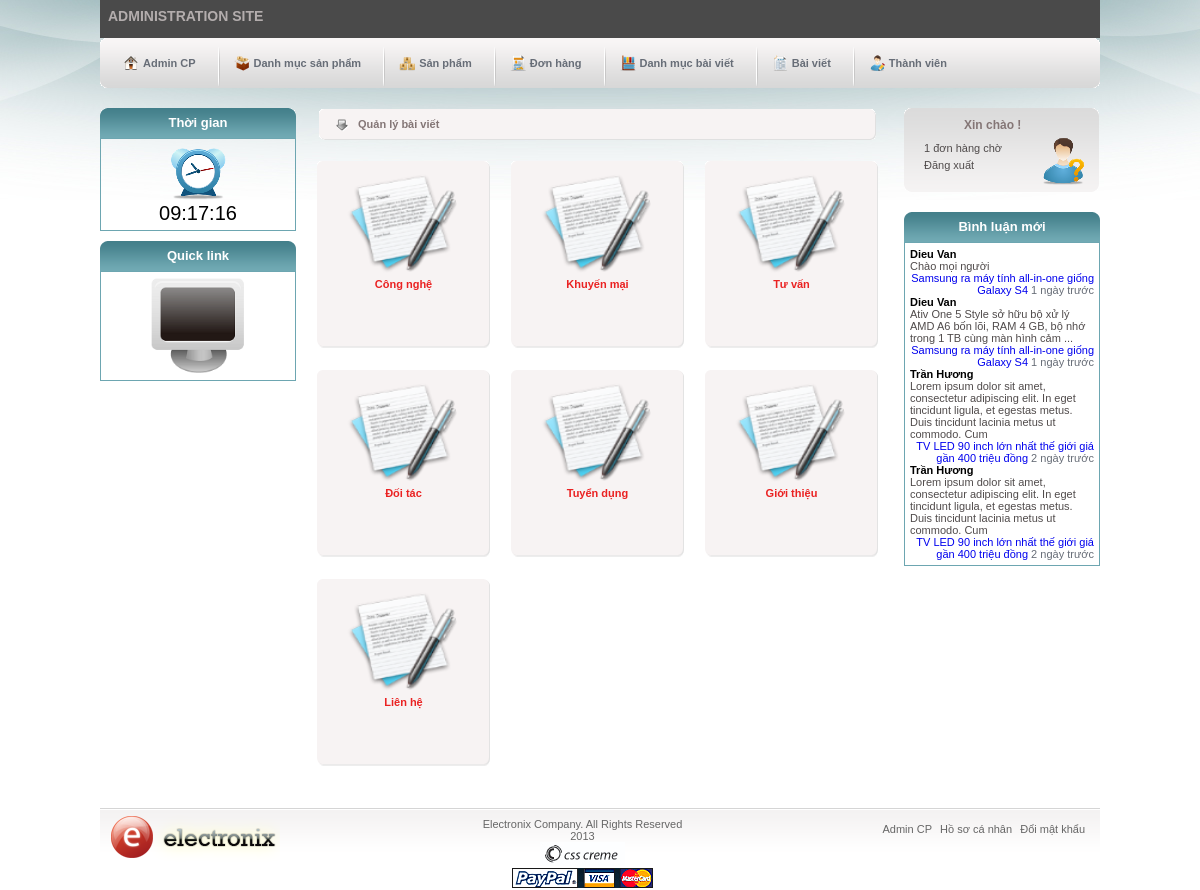
The page /admin/news.php (signed in) on the database as committed earlier.
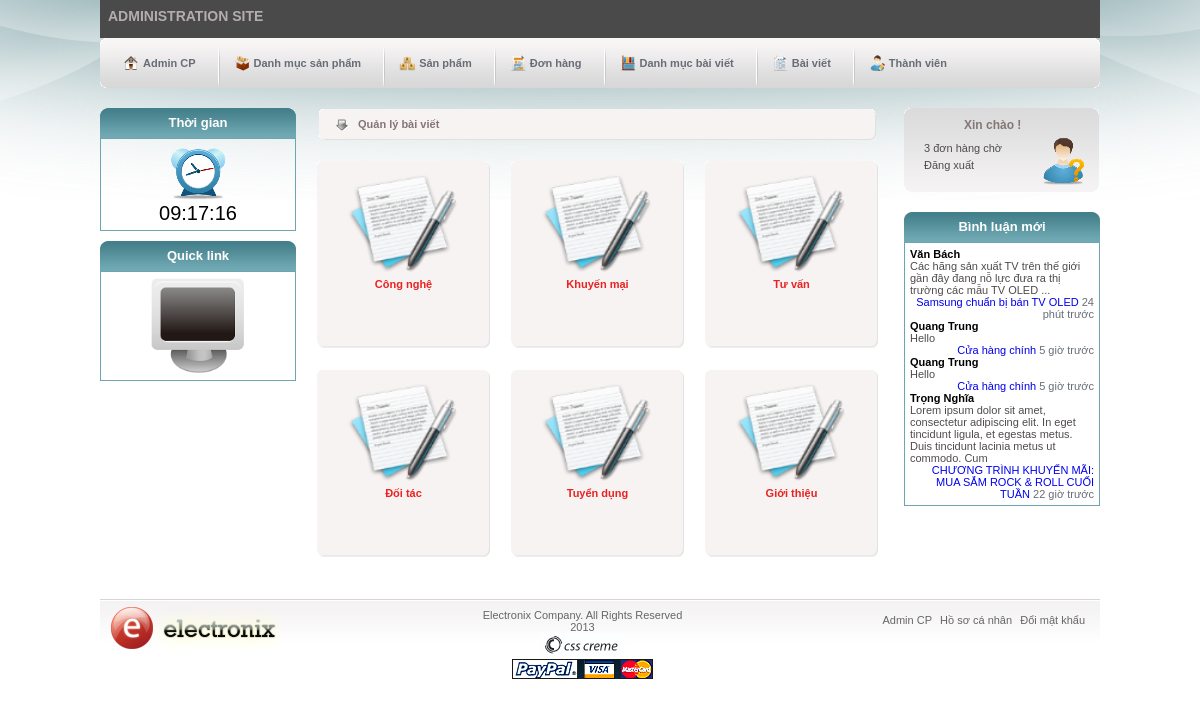
The same page on the database as committed later.
### tables this page shows
CREATE TABLE IF NOT EXISTS `n_categories` (
  `cat_id` int(11) NOT NULL AUTO_INCREMENT,
  `user_id` int(11) NOT NULL,
  `cat_name` varchar(100) NOT NULL,
  `position` tinyint(4) NOT NULL,
  PRIMARY KEY (`cat_id`)
);

### inc/functions.php (called while the page is built, shortened)
<?php
    function the_excerpt($text, $string = 400) {
        $sanitized = strip_tags($text);
        if(strlen($sanitized) > $string) {
            $cutString = substr($sanitized,0,$string);
            $words = substr($sanitized, 0, strrpos($cutString, ' '));
            return $words;
        } else {
            return $sanitized;
        }
    }
	function show_time($time) {
	    $s = strtotime("now") - strtotime($time);
	    if ($s <= 60) {
	        return 'Khoảng 1 phút trước';
	    } else {
	        $t = intval($s / 60);
	        if ($t >= 60) {
	            $t = intval($t / 60);
	            if ($t >= 24) {
	                $t = intval($t / 24);
	                if ($t >= 30) {
	                    $t = intval($t / 30);
	                    if ($t >= 12) {
	                        $t = intval($t / 12);
	                        return $t . ' năm trước';
	                    } else {
	                        return $t . ' tháng trước';
	                    }
	                } else {
	                    return $t . ' ngày trước';
	                }
	            } else {
	                return $t . ' giờ trước';
	            }
	        } else {
	            return $t . ' phút trước';
	        }
	    }
	}

### admin/news.php (the view, shortened to what this page needs)
<?php
	include('inc/header.php');
	require_once('../inc/functions.php');
	require_once('../inc/mysqli_connect.php');
	include('inc/first-sidebar.php');
?>
	<div id="main-content">
		<div class="title-content">
			<p>Quản lý bài viết</p>
		</div>
		<?php
    		$q = "SELECT cat_id, cat_name, position ";
    		$q .= " FROM n_categories ";
    		$q .= " ORDER BY position ASC";
    		$r = mysqli_query($dbc, $q);
    		while ($cats = mysqli_fetch_array($r, MYSQLI_ASSOC)) :
		?>
		<div class="product-box">
			<img src="../images/product_box_top.gif" alt="" class="top-prod-box" />
			<div class="cen-prod-box">
				<a href="<?php echo BASE_URL.'admin/view-news.php?ncid='.$cats['cat_id']?>"><img src="../images/news.png" alt=""></a>
				<h4><a href="<?php echo BASE_URL.'admin/view-news.php?ncid='.$cats['cat_id']?>"><?php echo $cats['cat_name']; ?></a></h4>
			</div>
			<img src="../images/product_box_bottom.gif" alt="" class="bot-prod-box" />
		</div>
		<?php endwhile; ?>
	</div>
<?php
	include('inc/second-sidebar.php');
	include('inc/footer.php');
?>

### admin/inc/second-sidebar.php (shortened to what this page needs)
	<?php
		$q = "SELECT COUNT(order_id) FROM orders WHERE status = 1";
		$r = mysqli_query($dbc,$q); confirm_query($r, $q);
		if (mysqli_num_rows($r) > 0) {
			list($record) = mysqli_fetch_array($r, MYSQLI_NUM);
			$msg = $record." đơn hàng chờ";
		} else {
			$msg = "0 đơn hàng chờ";
		}
	?>
	<div id="second-sidebar">
		<div id="shopping-cart" class="group">
			<h2><a href="../edit-profile.php">Xin chào <?php echo $_SESSION['last_name'];?>!</a></h2>
			<div id="cart-details">
				<a href="order.php" id="red"><?php echo $msg;?></a>
				<a href='logout.php'>Đăng xuất</a>
			</div>
			<a href="../edit-profile.php" data-tooltip="<?php echo $_SESSION['last_name'];?>" class="tool"><img src="../images/a_avatar.png" alt="Admin" /></a>
		</div>
		<div class='typical'>
			<h3>Bình luận mới</h3>
			<div class="box" id="boxnews">
			<?php
			$q = "SELECT p.page_name, c.page_id, c.author, c.comment, c.comment_date FROM comments AS c JOIN pages AS p USING(page_id) ORDER BY comment_date DESC LIMIT 4";
			$r = mysqli_query($dbc, $q);
				if (mysqli_num_rows($r) > 0) {
					while ($coms = mysqli_fetch_array($r, MYSQLI_ASSOC)) {
						if (strlen(strip_tags($coms['comment'])) > 400) {
							$comment = the_excerpt($coms['comment'], 150)." ...";
						} else {
							$comment = strip_tags($coms['comment']);
						}
						echo "
							<div>
								<h4 class='newstitle'><strong>{$coms['author']}</strong></h4>
								<p>".$comment."</p>
								<p class='date'><a href='../single.php?pnid={$coms['page_id']}'>{$coms['page_name']}</a>   ".show_time($coms['comment_date'])."</p>
							</div>
						";
					}
				}
			?>
			</div>
		</div>
	</div>
</div>

Rows that differ between the two databases and show on the page:
removed n_categories: cat_name "Liên hệ"
Other text that changed with them:
$msg: "1 đơn hàng chờ" → "3 đơn hàng chờ"
new list line: "Văn Bách Các hãng sản xuất TV trên thế giới gần đây đang nỗ lực đưa ra thị trường các mẫu TV OLED ... Samsung chuẩn bị bán TV OLED 24 phút trước"
new list line: "Quang Trung Hello Cửa hàng chính 5 giờ trước"
new list line: "Trọng Nghĩa Lorem ipsum dolor sit amet, consectetur adipiscing elit. In eget tincidunt ligula, et egestas metus. Duis tincidunt lacinia metus ut commodo. Cum CHƯƠNG TRÌNH KHUYẾN MÃI: MUA SẮM ROCK & ROLL CUỐI TUẦN 22 giờ trước"
list line gone: "Dieu Van Chào mọi người Samsung ra máy tính all-in-one giống Galaxy S4 1 ngày trước"
list line gone: "Dieu Van Ativ One 5 Style sở hữu bộ xử lý AMD A6 bốn lõi, RAM 4 GB, bộ nhớ trong 1 TB cùng màn hình cảm ... Samsung ra máy tính all-in-one giống Galaxy S4 1 ngày trước"
list line gone: "Trần Hương Lorem ipsum dolor sit amet, consectetur adipiscing elit. In eget tincidunt ligula, et egestas metus. Duis tincidunt lacinia metus ut commodo. Cum TV LED 90 inch lớn nhất thế giới giá gần 400 triệu đồng 2 ngày trước"
